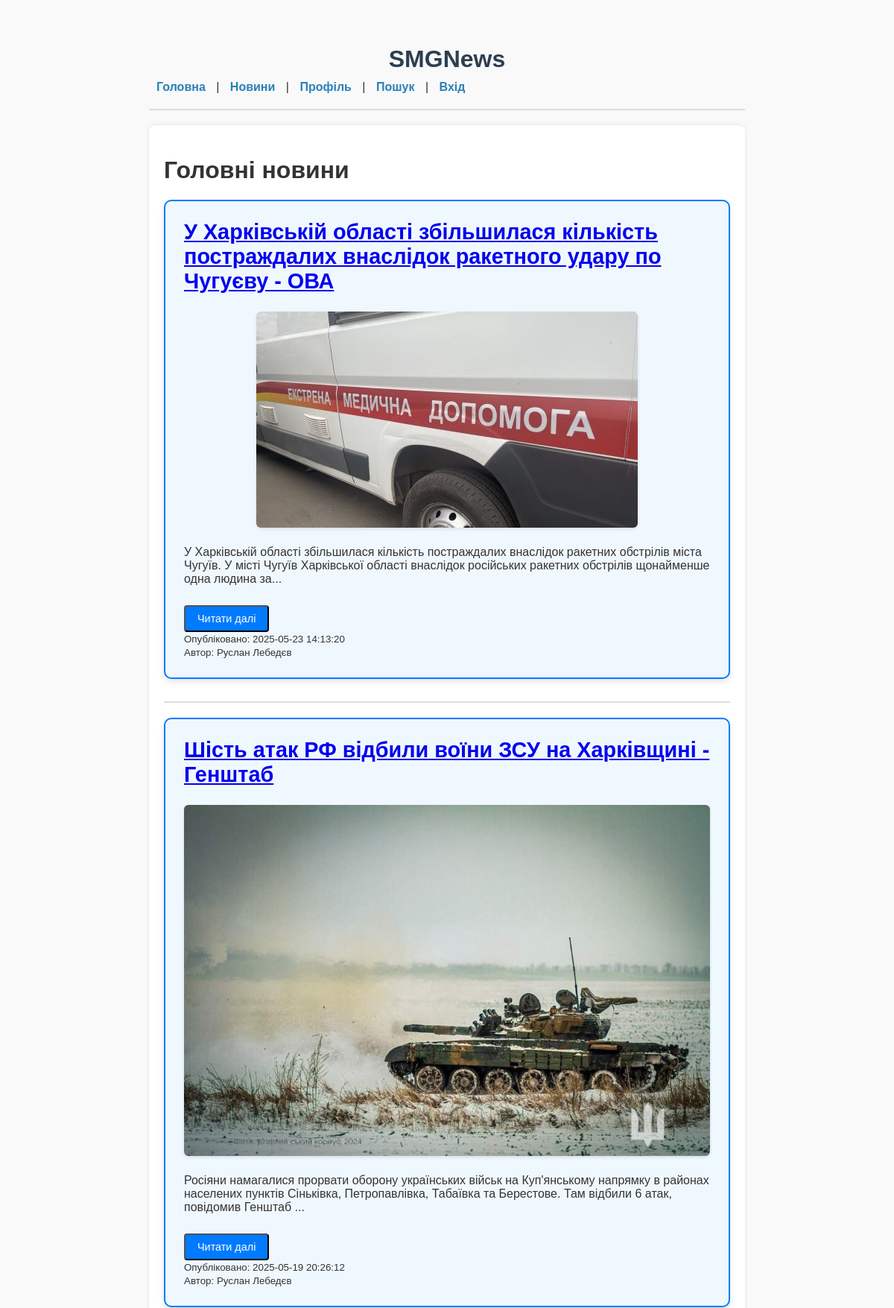
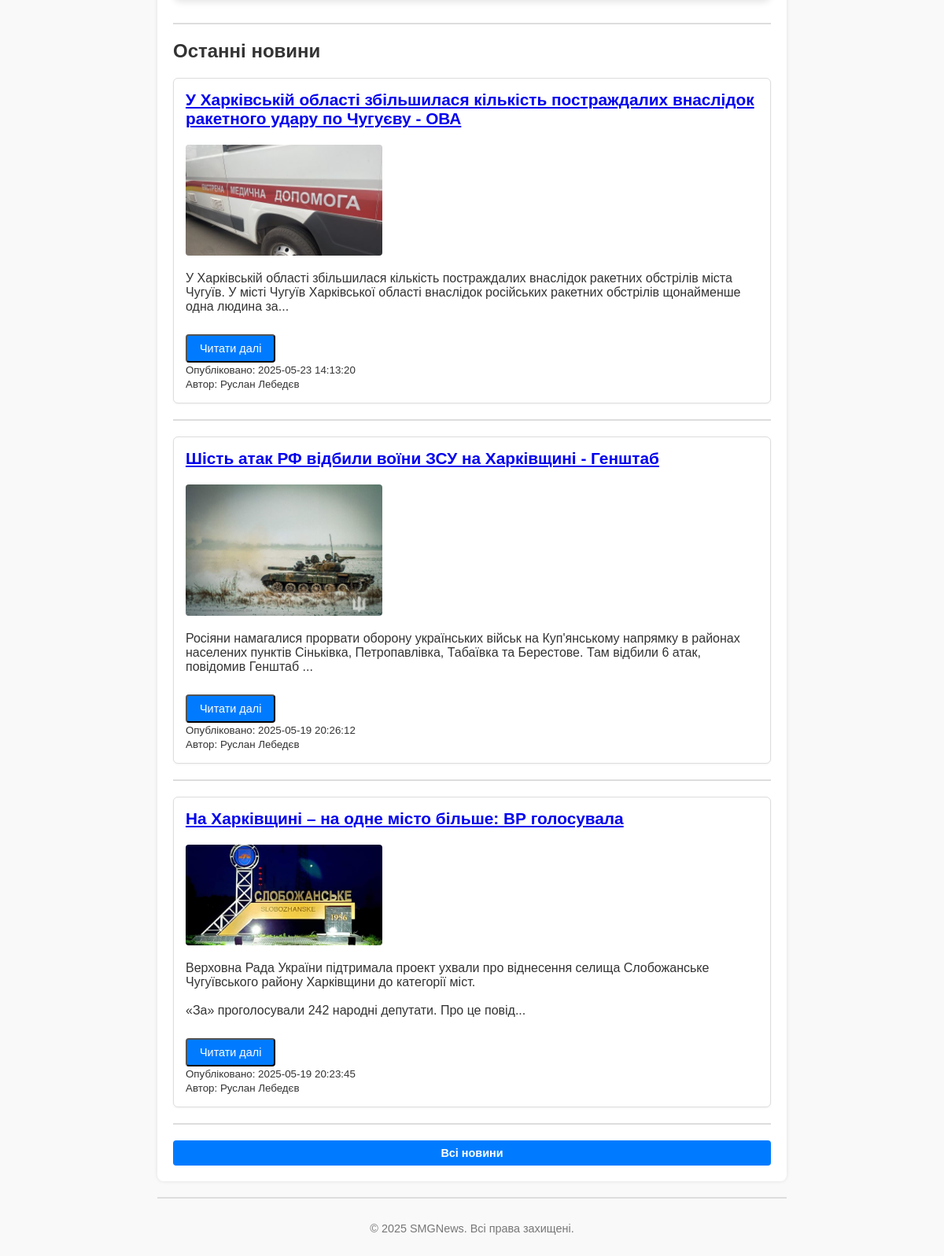
Screenshot of /public/ with the database file from the repository (2 pictures, top to bottom).
### tables this page shows
CREATE TABLE news (
            id INTEGER PRIMARY KEY AUTOINCREMENT,
            title TEXT NOT NULL,
            content TEXT NOT NULL,
            author_id INTEGER,
            is_main INTEGER DEFAULT 0,
            publish_date TEXT, image_path VARCHAR(255) DEFAULT NULL,
            FOREIGN KEY(author_id) REFERENCES users(id)
        );

### app/core/View.php (called while the page is built, shortened)
<?php
class View {
    private string $template;
    public function __construct(string $template) {
        $this->template = $template;
    }
    public function render(array $data = []): void {
        require $_SERVER['DOCUMENT_ROOT'] . '/project/app/views/' . $this->template . '.php';
        $content = ob_get_clean();
        require $_SERVER['DOCUMENT_ROOT'] . '/project/app/views/layouts/main.php';
    }
}

### app/controllers/HomeController.php (called while the page is built, shortened)
<?php
class HomeController {
    private $newsRepo;
    private string $baseUrl;
    public function __construct() {
        $this->newsRepo = ModelFactory::create('newsrepository');
        $this->baseUrl = '/project/public';
    }
    public function index() {
        $title = "Головна - SMGNews";
        $mainNewsList = $this->newsRepo->getMainNews();
        $latestNews = $this->newsRepo->getLatestNews(3);
        $view = new View('home/index');
        $view->render([
            'title' => $title,
            'mainNewsList' => $mainNewsList,
            'latestNews' => $latestNews,
            'baseUrl' => $this->baseUrl,
        ]);
    }
}

### public/index.php (called while the page is built, shortened)
<?php
$basePath = '/project/public';
$requestUri = $_SERVER['REQUEST_URI'];
$uri = parse_url($requestUri, PHP_URL_PATH);
if (strpos($uri, $basePath) === 0) {
    $uri = substr($uri, strlen($basePath));
}
$router = Router::getInstance();
$router->add('/', [\App\Controllers\HomeController::class, 'index']);
$router->add('/news', [\App\Controllers\NewsController::class, 'list']);
$router->add('/news/{id}', [\App\Controllers\NewsController::class, 'detail']);
$router->add('/news/add', [\App\Controllers\NewsController::class, 'addForm']);
$router->add('/news/add_post', [\App\Controllers\NewsController::class, 'add']);
$router->add('/user/profile', [\App\Controllers\UserController::class, 'profile']);
$router->add('/user/login', [\App\Controllers\AuthController::class, 'showLoginForm']);
$router->add('/user/login_post', [\App\Controllers\AuthController::class, 'login']);
$router->add('/user/register_post', [\App\Controllers\AuthController::class, 'register']);
$router->add('/user/logout', [\App\Controllers\AuthController::class, 'logout']);
$router->add('/user/profile/clear_notifications', [\App\Controllers\UserController::class, 'clearNotifications']);
$router->add('/user/profile/delete_notification', [\App\Controllers\UserController::class, 'deleteNotification']);
$router->add('/user/profile/mark_notification_read', [\App\Controllers\UserController::class, 'markNotificationRead']);
$router->add('/news/search', [\App\Controllers\NewsController::class, 'search']);
$router->add('/news/delete/{id}', [\App\Controllers\NewsController::class, 'delete']);
$router->add('/news/set_main/{id}', [\App\Controllers\NewsController::class, 'setMain']);
$router->add('/news/unset_main/{id}', [\App\Controllers\NewsController::class, 'unsetMain']);
$router->add('/comment/add', [\App\Controllers\CommentController::class, 'add']);
$router->add('/comment/delete/{id}', [\App\Controllers\CommentController::class, 'delete']);
$router->add('/user/profile/update', [\App\Controllers\UserController::class, 'updateProfile']);
$router->dispatch($uri);

### app/core/Database.php (called while the page is built, shortened)
<?php
class Database {
    private static ?PDO $connection = null;
    public static function getConnection(string $dbFile = __DIR__ . '/../../smgnews.db'): PDO {
        if (self::$connection === null) {
            try {
                self::$connection = new PDO("sqlite:" . $dbFile);
                self::$connection->setAttribute(PDO::ATTR_ERRMODE, PDO::ERRMODE_EXCEPTION);
                self::$connection->setAttribute(PDO::ATTR_DEFAULT_FETCH_MODE, PDO::FETCH_ASSOC);
            } catch (PDOException $e) {
                die("Ошибка подключения к базе данных: " . $e->getMessage());
            }
        }
        return self::$connection;
    }
}

### app/factories/ModelFactory.php (called while the page is built, shortened)
<?php
class ModelFactory {
    public static function create(string $type, ?DatabaseAdapterInterface $dbAdapter = null): object
    {
        if ($dbAdapter === null) {
            $dbAdapter = new SqliteDatabaseAdapter();
        }
        switch (strtolower($type)) {
            case 'newsrepository':
                $repo = new NewsRepository($dbAdapter);
                return new NewsRepositoryLoggerDecorator($repo);
        }
    }
}

### app/decorators/NewsRepositoryLoggerDecorator.php (called while the page is built, shortened)
<?php
class NewsRepositoryLoggerDecorator implements NewsRepositoryInterface
{
    private NewsRepositoryInterface $wrapped;
    public function __construct(NewsRepositoryInterface $wrapped)
    {
        $this->wrapped = $wrapped;
    }
    public function getLatestNews(int $limit): array
    {
        return $this->wrapped->getLatestNews($limit);
    }
    public function getMainNews(): array
    {
        return $this->wrapped->getMainNews();
    }
}

### app/models/NewsRepository.php (called while the page is built, shortened)
<?php
class NewsRepository implements NewsRepositoryInterface
{
    private DatabaseAdapterInterface $dbAdapter;
    public function __construct(DatabaseAdapterInterface $dbAdapter)
    {
        $this->dbAdapter = $dbAdapter;
    }
    public function getLatestNews(int $limit): array
    {
        $sql = "SELECT news.*, users.username AS author_name, users.display_name
                FROM news
                LEFT JOIN users ON news.author_id = users.id
                ORDER BY news.publish_date DESC
                LIMIT ?";
        return $this->dbAdapter->query($sql, [$limit]);
    }
    public function getMainNews(): array
    {
        $sql = "
            SELECT news.*, users.username AS author_name, users.display_name
            FROM news
            LEFT JOIN users ON news.author_id = users.id
            WHERE news.is_main = 1
            ORDER BY news.publish_date DESC
        ";
        return $this->dbAdapter->query($sql);
    }
}

### app/Database/SqliteDatabaseAdapter.php (called while the page is built, shortened)
<?php
class SqliteDatabaseAdapter implements DatabaseAdapterInterface
{
    private PDO $connection;
    public function __construct(string $dbFile = __DIR__ . '/../../smgnews.db')
    {
        $this->connection = Database::getConnection($dbFile);
    }
    public function query(string $query, array $params = []): array
    {
        $stmt = $this->connection->prepare($query);
        $stmt->execute($params);
        return $stmt->fetchAll(PDO::FETCH_ASSOC);
    }
}

### app/views/home/index.php (the view, shortened to what this page needs)
<h1>Головні новини</h1>
<?php if (!empty($mainNewsList)): ?>
    <?php foreach ($mainNewsList as $mainNews): ?>
        <?php
        $authorName = !empty($mainNews['display_name']) ? $mainNews['display_name'] : ($mainNews['author_name'] ?? 'Невідомий автор');
        try {
            $utcDate = new DateTime($mainNews['publish_date'], new DateTimeZone('UTC'));
            $utcDate->setTimezone(new DateTimeZone('Europe/Kiev'));
            $formattedDate = $utcDate->format('Y-m-d H:i:s');
        } catch (Exception $e) {
            $formattedDate = $mainNews['publish_date'];
        }
        ?>
        <article class="main-news">
            <h2>
                <a href="<?= htmlspecialchars($baseUrl . '/news/' . $mainNews['id']) ?>">
                    <?= htmlspecialchars($mainNews['title']) ?>
                </a>
            </h2>
            <?php if (!empty($mainNews['image_path'])): ?>
                <div class="news-image-container">
                    <img src="<?= htmlspecialchars($baseUrl . $mainNews['image_path']) ?>" alt="<?= htmlspecialchars($mainNews['title']) ?>">
                </div>
            <?php endif; ?>
            <div class="news-content">
                <p class="news-short">
                    <?= mb_substr(nl2br(htmlspecialchars($mainNews['content'])), 0, 200) ?>...
                </p>
                <button class="read-more">Читати далі</button>
            </div>
            <small>Опубліковано: <?= htmlspecialchars($formattedDate) ?></small><br>
            <small>Автор: <?= htmlspecialchars($authorName) ?></small>
        </article>
        <hr>
    <?php endforeach; ?>
<?php else: ?>
    <p>Головних новин немає.</p>
    <hr>
<?php endif; ?>
<h2>Останні новини</h2>
<?php if (!empty($latestNews)): ?>
    <?php foreach ($latestNews as $news): ?>
        <?php
        $authorName = !empty($news['display_name']) ? $news['display_name'] : ($news['author_name'] ?? 'Невідомий автор');
        try {
            $utcDate = new DateTime($news['publish_date'], new DateTimeZone('UTC'));
            $utcDate->setTimezone(new DateTimeZone('Europe/Kiev'));
            $formattedDate = $utcDate->format('Y-m-d H:i:s');
        } catch (Exception $e) {
            $formattedDate = $news['publish_date'];
        }
        ?>
        <article class="news-item">
            <h3>
                <a href="<?= htmlspecialchars($baseUrl . '/news/' . $news['id']) ?>">
                    <?= htmlspecialchars($news['title']) ?>
                </a>
            </h3>
            <?php if (!empty($news['image_path'])): ?>
                <div class="news-image-container">
                    <img src="<?= htmlspecialchars($baseUrl . $news['image_path']) ?>" alt="<?= htmlspecialchars($news['title']) ?>">
                </div>
            <?php endif; ?>
            <div class="news-content">
                <p class="news-short">
                    <?= mb_substr(nl2br(htmlspecialchars($news['content'])), 0, 200) ?>...
                </p>
                <button class="read-more">Читати далі</button>
            </div>
            <small>Опубліковано: <?= htmlspecialchars($formattedDate) ?></small><br>
            <small>Автор: <?= htmlspecialchars($authorName) ?></small>
        </article>
        <hr>
    <?php endforeach; ?>
<?php else: ?>
    <p>Останніх новин немає.</p>
<?php endif; ?>
<a href="<?= htmlspecialchars($baseUrl) ?>/news" class="all-news-link">Всі новини</a>

### app/core/Router.php (shortened to what this page needs)
<?php
class Router {
    private array $routes = [];
    public function add(string $path, $handler): void {
        $this->routes[$path] = $handler;
    }
    public function dispatch(string $uri): void {
        $uri = rtrim($uri, '/') ?: '/';
        foreach ($this->routes as $route => $handler) {
    $pattern = preg_replace('#\{[a-zA-Z_]+\}#', '(\d+)', $route);
    $pattern = "#^" . $pattern . "$#";
    if (preg_match($pattern, $uri, $matches)) {
                array_shift($matches);
                if (is_array($handler)) {
                    [$class, $method] = $handler;
                    $controller = new $class();
                    $params = [];
                    $params = array_merge($matches, $params);
                    call_user_func_array([$controller, $method], $params);
                    return;
                } elseif (is_callable($handler)) {
                    call_user_func_array($handler, $matches);
                    return;
                }
            }
        }
    }
}

### app/views/layouts/main.php (shortened to what this page needs)
<!DOCTYPE html>
<html lang="ua">
<head>
    <link rel="stylesheet" href="/project/public/css/style.css">
</head>
<body>
<header>
    <h1>SMGNews</h1>
    <nav>
        <a href="/project/public/">Головна</a> |
        <a href="/project/public/news">Новини</a> |
        <a href="/project/public/user/profile">Профіль</a> |
        <a href="/project/public/news/search">Пошук</a> |
        <?php if (isset($_SESSION['user_id'])): ?>
            <a href="/project/public/user/logout">Вийти</a>
        <?php else: ?>
            <a href="/project/public/user/login">Вхід</a>
        <?php endif; ?>
    </nav>
</header>
<hr>
<main>
    <?= $content ?? '' ?>
</main>
<hr>
<footer>© 2025 SMGNews. Всі права захищені.</footer>
</body>
</html>

### public/css/style.css (style rules this page uses)
body { max-width: 800px; margin: 20px auto; padding: 20px; background-color: #f9f9f9; font-family: Arial, sans-serif; color: #333; }
header h1 { color: #2c3e50; text-align: center; margin-bottom: 10px; }
nav a { color: #2980b9; text-decoration: none; margin: 0 10px; font-weight: bold; }
hr { border: none; border-top: 2px solid #ddd; margin: 20px 0; }
main { background-color: #fff; padding: 20px; border-radius: 8px; box-shadow: 0 0 5px rgba(0,0,0,0.1); }
footer { text-align: center; font-size: 0.9em; color: #777; margin-top: 30px; }
.main-news { background: #f0f8ff; padding: 25px; border-radius: 10px; margin-bottom: 30px; border: 2px solid #007bff; box-shadow: 0 4px 8px rgba(0,0,0,0.1); }
.main-news h2 { font-size: 1.8rem; color: #0056b3; margin-top: 0; }
.main-news .news-image-container { max-width: 100%; margin: 20px 0; text-align: center; }
.main-news .news-image-container img { max-width: 100%; height: auto; border-radius: 6px; box-shadow: 0 2px 4px rgba(0,0,0,0.1); }
.news-item { margin-bottom: 20px; padding: 15px; background: #fff; border-radius: 6px; border: 1px solid #ddd; box-shadow: 0 1px 3px rgba(0,0,0,0.05); }
.news-item h3 { font-size: 1.3rem; color: #333; margin-top: 0; }
.news-item .news-image-container { max-width: 250px; margin: 10px 0; }
.news-item .news-image-container img { max-width: 100%; height: auto; border-radius: 4px; }
.read-more, .all-news-link { display: inline-block; background: #007bff; color: #fff; padding: 8px 16px; border-radius: 4px; text-decoration: none; margin-top: 10px; font-size: 0.9rem; transition: background 0.2s; }
.all-news-link { margin-top: 20px; display: block; text-align: center; font-weight: bold; }

### rows the page displays
news: title "У Харківській області збільшилася кількість постраждалих внаслідок ракетного удару по Чугуєву - ОВА", image_path (picture), content "У Харківській області збільшилася кількість постраждалих внаслідок ракетних обстрілів міста Чугуїв. У місті Чугуїв Харківської області внаслідок російських ракетних обстрілів щонайменше одна людина за", publish_date "2025-05-23 14:13:20", authorName "Руслан Лебедєв"
news: title "Шість атак РФ відбили воїни ЗСУ на Харківщині - Генштаб", image_path (picture), content "Росіяни намагалися прорвати оборону українських військ на Куп'янському напрямку в районах населених пунктів Сіньківка, Петропавлівка, Табаївка та Берестове. Там відбили 6 атак, повідомив Генштаб", publish_date "2025-05-19 20:26:12", authorName "Руслан Лебедєв"
news: title "На Харківщині – на одне місто більше: ВР голосувала", image_path (picture), content "Верховна Рада України підтримала проект ухвали про віднесення селища Слобожанське Чугуївського району Харківщини до категорії міст. «За» проголосували 242 народні депутати. Про це повід", publish_date "2025-05-19 20:23:45", authorName "Руслан Лебедєв"
